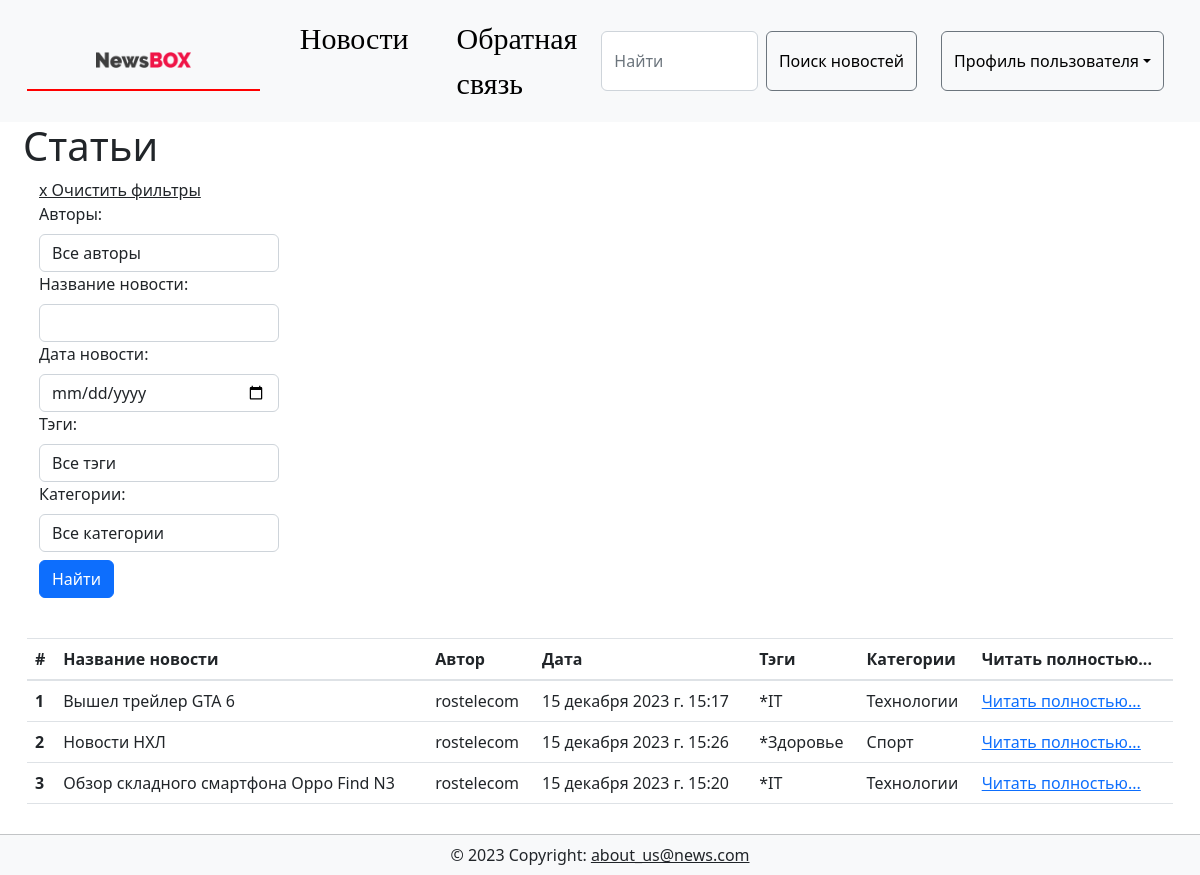
The page /news/ on the database as committed earlier.
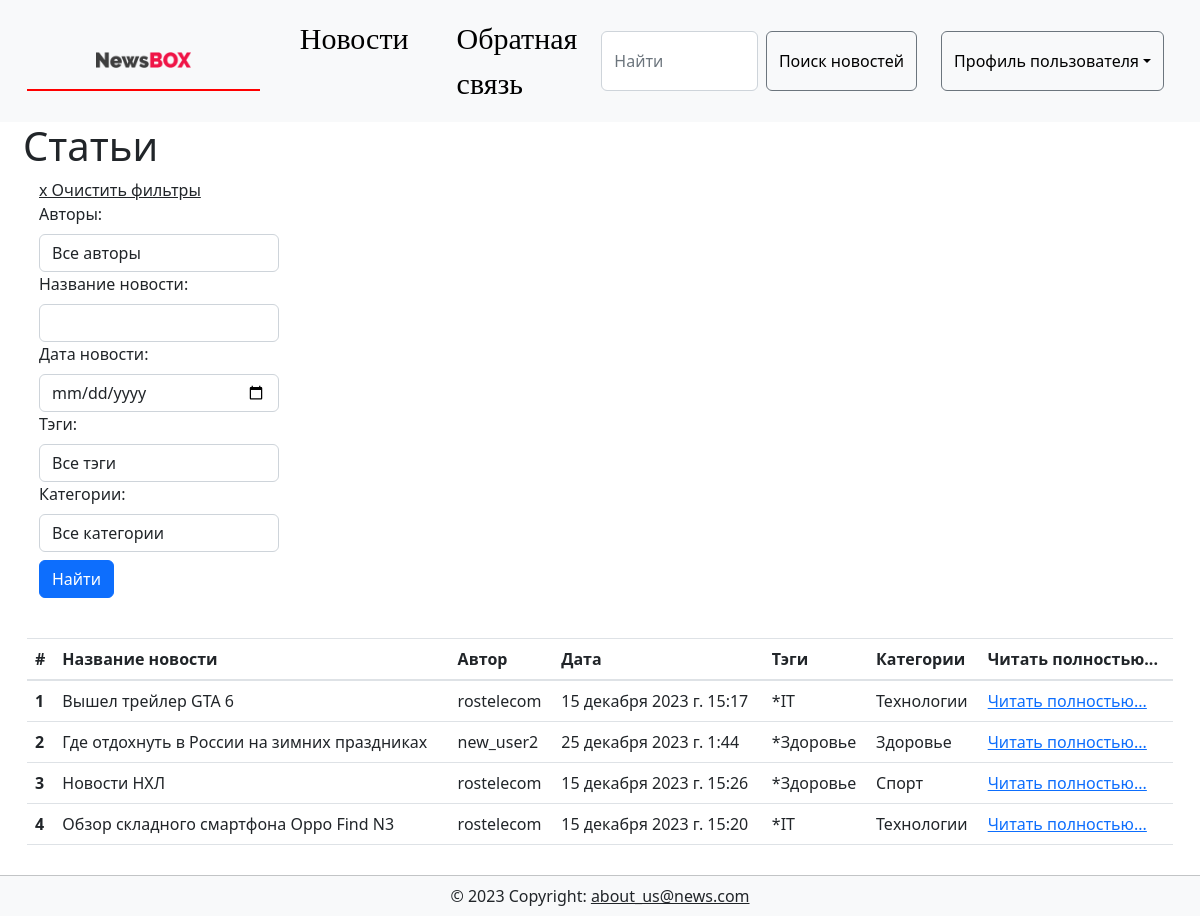
The same page on the database as committed later.
### news/models.py (models this page shows, shortened)
class Article(models.Model):
    author = models.ForeignKey(User, on_delete=models.CASCADE, null=True, verbose_name='Автор')
    title = models.CharField('Название', max_length=50, default='')
    anouncement = models.TextField('Аннотация', max_length=250)
    text = models.TextField('Текст новости')
    date = models.DateTimeField('Дата публикации', auto_now=True) #default=timezone.now
    category = models.ForeignKey('Category', on_delete=models.SET_NULL, null=True, verbose_name='Категория')
    tags = models.ManyToManyField(to = Tag, blank=True, verbose_name='Тэги')
    objects = models.Manager()
    published = PublishedToday()
    def get_absolute_url(self):
        return f'/news/{int(self.id)}'
    def tag_list(self):
        s = ''
        for tag in self.tags.all():
            s += '*'+tag.title +' '
        return s
    class Meta:
        verbose_name = "Новость"
        verbose_name_plural = "Новости"
        ordering = ['title','date']

class Tag(models.Model):
    title = models.CharField(max_length=15, verbose_name='Название')
    status = models.BooleanField(default=True, verbose_name='Статус')
    def __str__(self):
        return self.title
    class Meta:
        ordering = ['title', 'status']
        verbose_name = "Тэг"
        verbose_name_plural = "Тэги"

class Category(models.Model):
    name = models.CharField('Категория', max_length=200,
                            unique=True,
                            )
    def __str__(self):
        return self.name
    class Meta:
        verbose_name = "Категория"
        verbose_name_plural = "Категории"

### news/views.py (the view)
# urls.py: path('news/', views.ArticleListView.as_view(), name='news_list'),
class ArticleListView(SingleTableMixin,FilterView):
    model = Article
    table_class = ArticleTable
    filterset_class = ArticleFilter
    paginate_by = 15
    template_name = 'news/news.html'

### news/templates/news/news.html
{% extends  'news/base_generic.html' %}
{% load bootstrap5 %}
{% load bootstrap_icons %}
{% load static %}
{% load widget_tweaks %}
{% block content %}
<div class="col-md-3 ml-2">
   <h1>Статьи</h1>
</div>
<div class="container-fluid">
    <div class="col-md-3">
        <div class="container">
            <a class="text-dark text-sm mb-1" href="{% url 'news_app:news_list' %}">x Очистить фильтры</a>
            <form method="get">
                <div style="display: grid;">
                    {% for field in filter.form %}
                    <div id="form-field-{{ forloop.counter0 }}">
                        {{ field.label_tag }} {% render_field field class="form-control" %}
                    </div>
                    {% endfor %}
                </div>
                <button type="submit" class="btn btn-primary mb-3 mt-2">Найти</button>
            </form>
        </div>
        <br />
    </div>
</div>
<div class="container-fluid">
    <div class="col-md-12">
        <table class="table">
            <thead>
                <tr>
                    <th scope="col">#</th>
                    <th scope="col">Название новости</th>
                    <th scope="col">Автор</th>
                    <th scope="col">Дата</th>
                    <th scope="col">Тэги</th>
                    <th scope="col">Категории</th>
                    <th scope="col">Читать полностью...</th>
                </tr>
            </thead>
            <tbody>
                {% for article in filter.qs %}
                <tr>
                    <th scope="row">{{ forloop.counter }}</th>
                    <td>{{ article.title }}</td>
                    <td>{{ article.author }}</td>
                    <td>{{ article.date }}</td>
                    <td>{{ article.tag_list }}</td>
                    <td>{{ article.category }}</td>
                    <td><a href="{{ article.get_absolute_url }}">Читать полностью...</a></td>
                </tr>
                {% endfor %}
            </tbody>
        </table>
    </div>
</div>
{% endblock content%}

Rows that differ between the two databases and show on the page:
added Article: title "Где отдохнуть в России на зимних праздниках", author "new_user2", date "25 декабря 2023 г. 1:44", tag_list "*Здоровье", category "Здоровье"
